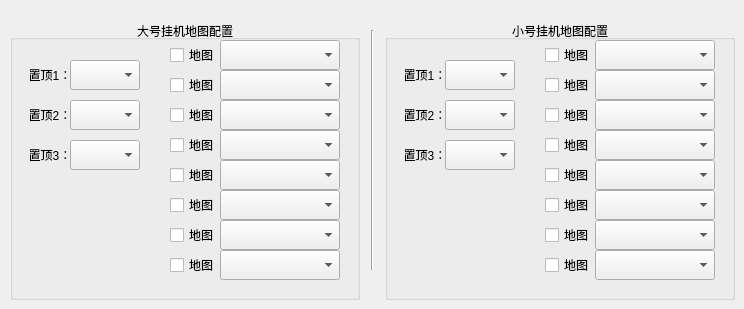
   <widget class="QWidget" name="tabYouMing">
    <attribute name="title">
     <string>冥界-幽冥</string>
    </attribute>
    <widget class="QGroupBox" name="groupBoxMaxYouMing">
     <property name="geometry">
      <rect>
       <x>10</x>
       <y>20</y>
       <width>350</width>
       <height>280</height>
      </rect>
     </property>
     <property name="title">
      <string>大号挂机地图配置</string>
     </property>
     <property name="alignment">
      <set>Qt::AlignmentFlag::AlignCenter</set>
     </property>
     <widget class="QComboBox" name="comboBoxMaxYouMingList1">
      <property name="geometry">
       <rect>
        <x>210</x>
        <y>20</y>
        <width>120</width>
        <height>30</height>
       </rect>
      </property>
     </widget>
     <widget class="QCheckBox" name="checkBoxMaxYouMingMap1">
      <property name="geometry">
       <rect>
        <x>160</x>
        <y>20</y>
        <width>50</width>
        <height>30</height>
       </rect>
      </property>
      <property name="text">
       <string>地图</string>
      </property>
     </widget>
     <widget class="QCheckBox" name="checkBoxMaxYouMingMap5">
      <property name="geometry">
       <rect>
        <x>160</x>
        <y>140</y>
        <width>50</width>
        <height>30</height>
       </rect>
      </property>
      <property name="text">
       <string>地图</string>
      </property>
     </widget>
     <widget class="QComboBox" name="comboBoxMaxYouMingList5">
      <property name="geometry">
       <rect>
        <x>210</x>
        <y>140</y>
        <width>120</width>
        <height>30</height>
       </rect>
      </property>
     </widget>
     <widget class="QComboBox" name="comboBoxMaxYouMingList6">
      <property name="geometry">
       <rect>
        <x>210</x>
        <y>170</y>
        <width>120</width>
        <height>30</height>
       </rect>
      </property>
     </widget>
     <widget class="QComboBox" name="comboBoxMaxYouMingList2">
      <property name="geometry">
       <rect>
        <x>210</x>
        <y>50</y>
        <width>120</width>
        <height>30</height>
       </rect>
      </property>
     </widget>
     <widget class="QCheckBox" name="checkBoxMaxYouMingMap2">
      <property name="geometry">
       <rect>
        <x>160</x>
        <y>50</y>
        <width>50</width>
        <height>30</height>
       </rect>
      </property>
      <property name="text">
       <string>地图</string>
      </property>
     </widget>
     <widget class="QCheckBox" name="checkBoxMaxYouMingMap6">
      <property name="geometry">
       <rect>
        <x>160</x>
        <y>170</y>
        <width>50</width>
        <height>30</height>
       </rect>
      </property>
      <property name="text">
       <string>地图</string>
      </property>
     </widget>
     <widget class="QComboBox" name="comboBoxMaxYouMingList7">
      <property name="geometry">
       <rect>
        <x>210</x>
        <y>200</y>
        <width>120</width>
        <height>30</height>
       </rect>
      </property>
     </widget>
     <widget class="QComboBox" name="comboBoxMaxYouMingList3">
      <property name="geometry">
       <rect>
        <x>210</x>
        <y>80</y>
        <width>120</width>
        <height>30</height>
       </rect>
      </property>
     </widget>
     <widget class="QCheckBox" name="checkBoxMaxYouMingMap3">
      <property name="geometry">
       <rect>
        <x>160</x>
        <y>80</y>
        <width>50</width>
        <height>30</height>
       </rect>
      </property>
      <property name="text">
       <string>地图</string>
      </property>
     </widget>
     <widget class="QCheckBox" name="checkBoxMaxYouMingMap7">
      <property name="geometry">
       <rect>
        <x>160</x>
        <y>200</y>
        <width>50</width>
        <height>30</height>
       </rect>
      </property>
      <property name="text">
       <string>地图</string>
      </property>
     </widget>
     <widget class="QComboBox" name="comboBoxMaxYouMingList8">
      <property name="geometry">
       <rect>
        <x>210</x>
        <y>230</y>
        <width>120</width>
        <height>30</height>
       </rect>
      </property>
     </widget>
     <widget class="QComboBox" name="comboBoxMaxYouMingList4">
      <property name="geometry">
       <rect>
        <x>210</x>
        <y>110</y>
        <width>120</width>
        <height>30</height>
       </rect>
      </property>
     </widget>
     <widget class="QCheckBox" name="checkBoxMaxYouMingMap4">
      <property name="geometry">
       <rect>
        <x>160</x>
        <y>110</y>
        <width>50</width>
        <height>30</height>
       </rect>
      </property>
      <property name="text">
       <string>地图</string>
      </property>
     </widget>
     <widget class="QCheckBox" name="checkBoxMaxYouMingMap8">
      <property name="geometry">
       <rect>
        <x>160</x>
        <y>230</y>
        <width>50</width>
        <height>30</height>
       </rect>
      </property>
      <property name="text">
       <string>地图</string>
      </property>
     </widget>
     <widget class="QComboBox" name="comboBoxMaxYouMingTop1">
      <property name="geometry">
       <rect>
        <x>60</x>
        <y>40</y>
        <width>70</width>
        <height>30</height>
       </rect>
      </property>
     </widget>
     <widget class="QComboBox" name="comboBoxMaxYouMingTop3">
      <property name="geometry">
       <rect>
        <x>60</x>
        <y>120</y>
        <width>70</width>
        <height>30</height>
       </rect>
      </property>
     </widget>
     <widget class="QComboBox" name="comboBoxMaxYouMingTop2">
      <property name="geometry">
       <rect>
        <x>60</x>
        <y>80</y>
        <width>70</width>
        <height>30</height>
       </rect>
      </property>
     </widget>
     <widget class="QLabel" name="label_37">
      <property name="geometry">
       <rect>
        <x>20</x>
        <y>40</y>
        <width>40</width>
        <height>30</height>
       </rect>
      </property>
      <property name="text">
       <string>置顶1：</string>
      </property>
      <property name="alignment">
       <set>Qt::AlignmentFlag::AlignCenter</set>
      </property>
     </widget>
     <widget class="QLabel" name="label_38">
      <property name="geometry">
       <rect>
        <x>20</x>
        <y>80</y>
        <width>40</width>
        <height>30</height>
       </rect>
      </property>
      <property name="text">
       <string>置顶2：</string>
      </property>
      <property name="alignment">
       <set>Qt::AlignmentFlag::AlignCenter</set>
      </property>
     </widget>
     <widget class="QLabel" name="label_39">
      <property name="geometry">
       <rect>
        <x>20</x>
        <y>120</y>
        <width>40</width>
        <height>30</height>
       </rect>
      </property>
      <property name="text">
       <string>置顶3：</string>
      </property>
      <property name="alignment">
       <set>Qt::AlignmentFlag::AlignCenter</set>
      </property>
     </widget>
    </widget>
    <widget class="Line" name="line_7">
     <property name="geometry">
      <rect>
       <x>370</x>
       <y>30</y>
       <width>5</width>
       <height>240</height>
      </rect>
     </property>
     <property name="orientation">
      <enum>Qt::Orientation::Vertical</enum>
     </property>
    </widget>
    <widget class="QGroupBox" name="groupBoxMinYouMing">
     <property name="geometry">
      <rect>
       <x>385</x>
       <y>20</y>
       <width>350</width>
       <height>280</height>
      </rect>
     </property>
     <property name="title">
      <string>小号挂机地图配置</string>
     </property>
     <property name="alignment">
      <set>Qt::AlignmentFlag::AlignCenter</set>
     </property>
     <widget class="QComboBox" name="comboBoxMinYouMingList1">
      <property name="geometry">
       <rect>
        <x>210</x>
        <y>20</y>
        <width>120</width>
        <height>30</height>
       </rect>
      </property>
     </widget>
     <widget class="QCheckBox" name="checkBoxMinYouMingMap1">
      <property name="geometry">
       <rect>
        <x>160</x>
        <y>20</y>
        <width>50</width>
        <height>30</height>
       </rect>
      </property>
      <property name="text">
       <string>地图</string>
      </property>
     </widget>
     <widget class="QCheckBox" name="checkBoxMinYouMingMap5">
      <property name="geometry">
       <rect>
        <x>160</x>
        <y>140</y>
        <width>50</width>
        <height>30</height>
       </rect>
      </property>
      <property name="text">
       <string>地图</string>
      </property>
     </widget>
     <widget class="QComboBox" name="comboBoxMinYouMingList5">
      <property name="geometry">
       <rect>
        <x>210</x>
        <y>140</y>
        <width>120</width>
        <height>30</height>
       </rect>
      </property>
     </widget>
     <widget class="QComboBox" name="comboBoxMinYouMingList6">
      <property name="geometry">
       <rect>
        <x>210</x>
        <y>170</y>
        <width>120</width>
        <height>30</height>
       </rect>
      </property>
     </widget>
     <widget class="QComboBox" name="comboBoxMinYouMingList2">
      <property name="geometry">
       <rect>
        <x>210</x>
        <y>50</y>
        <width>120</width>
        <height>30</height>
       </rect>
      </property>
     </widget>
     <widget class="QCheckBox" name="checkBoxMinYouMingMap2">
      <property name="geometry">
       <rect>
        <x>160</x>
        <y>50</y>
        <width>50</width>
        <height>30</height>
       </rect>
      </property>
      <property name="text">
       <string>地图</string>
      </property>
     </widget>
     <widget class="QCheckBox" name="checkBoxMinYouMingMap6">
      <property name="geometry">
       <rect>
        <x>160</x>
        <y>170</y>
        <width>50</width>
        <height>30</height>
       </rect>
      </property>
      <property name="text">
       <string>地图</string>
      </property>
     </widget>
     <widget class="QComboBox" name="comboBoxMinYouMingList7">
      <property name="geometry">
       <rect>
        <x>210</x>
        <y>200</y>
        <width>120</width>
        <height>30</height>
       </rect>
      </property>
     </widget>
     <widget class="QComboBox" name="comboBoxMinYouMingList3">
      <property name="geometry">
       <rect>
        <x>210</x>
        <y>80</y>
        <width>120</width>
        <height>30</height>
       </rect>
      </property>
     </widget>
     <widget class="QCheckBox" name="checkBoxMinYouMingMap3">
      <property name="geometry">
       <rect>
        <x>160</x>
        <y>80</y>
        <width>50</width>
        <height>30</height>
       </rect>
      </property>
      <property name="text">
       <string>地图</string>
      </property>
     </widget>
     <widget class="QCheckBox" name="checkBoxMinYouMingMap7">
      <property name="geometry">
       <rect>
        <x>160</x>
        <y>200</y>
        <width>50</width>
        <height>30</height>
       </rect>
      </property>
      <property name="text">
       <string>地图</string>
      </property>
     </widget>
     <widget class="QComboBox" name="comboBoxMinYouMingList8">
      <property name="geometry">
       <rect>
        <x>210</x>
        <y>230</y>
        <width>120</width>
        <height>30</height>
       </rect>
      </property>
     </widget>
     <widget class="QComboBox" name="comboBoxMinYouMingList4">
      <property name="geometry">
       <rect>
        <x>210</x>
        <y>110</y>
        <width>120</width>
        <height>30</height>
       </rect>
      </property>
     </widget>
     <widget class="QCheckBox" name="checkBoxMinYouMingMap4">
      <property name="geometry">
       <rect>
        <x>160</x>
        <y>110</y>
        <width>50</width>
        <height>30</height>
       </rect>
      </property>
      <property name="text">
       <string>地图</string>
      </property>
     </widget>
     <widget class="QCheckBox" name="checkBoxMinYouMingMap8">
      <property name="geometry">
       <rect>
        <x>160</x>
        <y>230</y>
        <width>50</width>
        <height>30</height>
       </rect>
      </property>
      <property name="text">
       <string>地图</string>
      </property>
     </widget>
     <widget class="QComboBox" name="comboBoxMinYouMingTop1">
      <property name="geometry">
       <rect>
        <x>60</x>
        <y>40</y>
        <width>70</width>
        <height>30</height>
       </rect>
      </property>
     </widget>
     <widget class="QComboBox" name="comboBoxMinYouMingTop3">
      <property name="geometry">
       <rect>
        <x>60</x>
        <y>120</y>
        <width>70</width>
        <height>30</height>
       </rect>
      </property>
     </widget>
     <widget class="QComboBox" name="comboBoxMinYouMingTop2">
      <property name="geometry">
       <rect>
        <x>60</x>
        <y>80</y>
        <width>70</width>
        <height>30</height>
       </rect>
      </property>
     </widget>
     <widget class="QLabel" name="label_40">
      <property name="geometry">
       <rect>
        <x>20</x>
        <y>40</y>
        <width>40</width>
        <height>30</height>
       </rect>
      </property>
      <property name="text">
       <string>置顶1：</string>
      </property>
      <property name="alignment">
       <set>Qt::AlignmentFlag::AlignCenter</set>
      </property>
     </widget>
     <widget class="QLabel" name="label_41">
      <property name="geometry">
       <rect>
        <x>20</x>
        <y>80</y>
        <width>40</width>
        <height>30</height>
       </rect>
      </property>
      <property name="text">
       <string>置顶2：</string>
      </property>
      <property name="alignment">
       <set>Qt::AlignmentFlag::AlignCenter</set>
      </property>
     </widget>
     <widget class="QLabel" name="label_42">
      <property name="geometry">
       <rect>
        <x>20</x>
        <y>120</y>
        <width>40</width>
        <height>30</height>
       </rect>
      </property>
      <property name="text">
       <string>置顶3：</string>
      </property>
      <property name="alignment">
       <set>Qt::AlignmentFlag::AlignCenter</set>
      </property>
     </widget>
    </widget>
   </widget>
